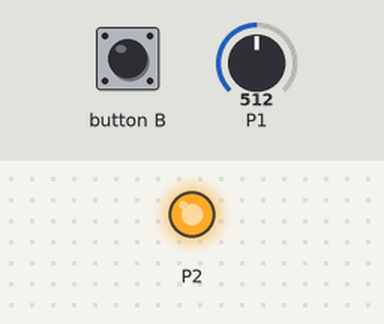
A program run on a simulated BBC micro:bit (MakeCode). Parts: output pins drawn as LEDs (lit = HIGH). Inputs (shaded band) come from the test bench; at power-on: P1 = 512 (analog values on the 0–1023 scale).

Above: at 1.5 s.
Timing chart, 0 to 6.9 s (numbered marks = the images above):
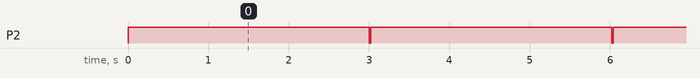

Measured:
- by itself, P2: alternates HIGH for 3.0 s and LOW for 0.02 s

The program:

main.ts
```typescript
let Luminosité = 0
let Mouvement = 0
basic.forever(function () {
    Luminosité = pins.analogReadPin(AnalogReadWritePin.P1)
    Mouvement = pins.digitalReadPin(DigitalPin.P11)
    if (Luminosité < 500) {
        pins.digitalWritePin(DigitalPin.P2, 1)
        basic.pause(3000)
        pins.digitalWritePin(DigitalPin.P2, 0)
    } else {
        if (Mouvement == 1) {
            pins.digitalWritePin(DigitalPin.P2, 1)
            basic.pause(3000)
            pins.digitalWritePin(DigitalPin.P2, 0)
        } else {
            pins.digitalWritePin(DigitalPin.P2, 0)
        }
        pins.digitalWritePin(DigitalPin.P2, 0)
    }
})
```

test.ts
```typescript
// les tests vont ici ; cela ne sera pas compilé si ce paquet est utilisé en tant qu'extension.
```
